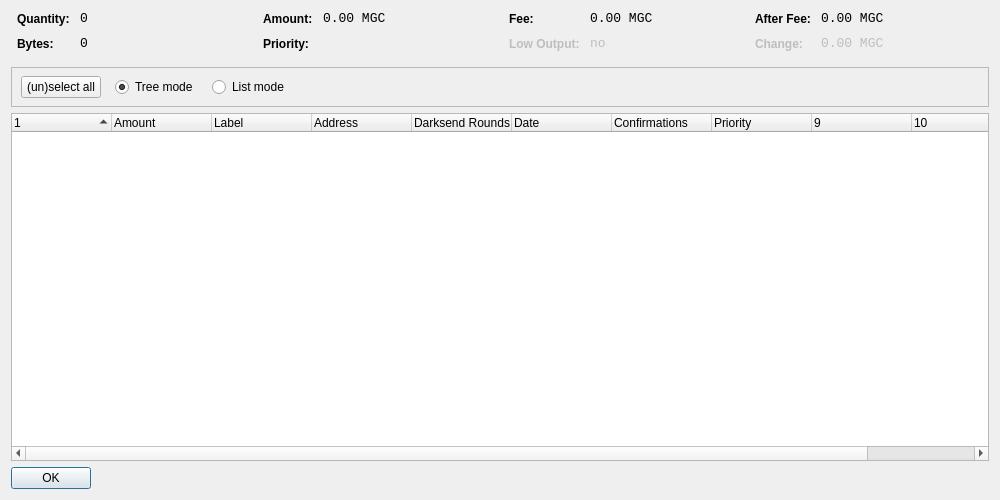
<?xml version="1.0" encoding="UTF-8"?>
<ui version="4.0">
 <class>CoinControlDialog</class>
 <widget class="QDialog" name="CoinControlDialog">
  <property name="geometry">
   <rect>
    <x>0</x>
    <y>0</y>
    <width>1000</width>
    <height>500</height>
   </rect>
  </property>
  <property name="windowTitle">
   <string>Coin Control</string>
  </property>
  <layout class="QVBoxLayout" name="verticalLayout">
   <item>
    <layout class="QHBoxLayout" name="horizontalLayoutTop" stretch="0,0,0,0">
     <property name="topMargin">
      <number>0</number>
     </property>
     <property name="bottomMargin">
      <number>10</number>
     </property>
     <item>
      <layout class="QFormLayout" name="formLayoutCoinControl1">
       <property name="horizontalSpacing">
        <number>10</number>
       </property>
       <property name="verticalSpacing">
        <number>10</number>
       </property>
       <property name="leftMargin">
        <number>6</number>
       </property>
       <property name="rightMargin">
        <number>6</number>
       </property>
       <item row="0" column="0">
        <widget class="QLabel" name="labelCoinControlQuantityText">
         <property name="styleSheet">
          <string notr="true">font-weight:bold;</string>
         </property>
         <property name="text">
          <string>Quantity:</string>
         </property>
        </widget>
       </item>
       <item row="0" column="1">
        <widget class="QLabel" name="labelCoinControlQuantity">
         <property name="font">
          <font>
           <family>Monospace</family>
           <pointsize>10</pointsize>
          </font>
         </property>
         <property name="cursor">
          <cursorShape>IBeamCursor</cursorShape>
         </property>
         <property name="contextMenuPolicy">
          <enum>Qt::ActionsContextMenu</enum>
         </property>
         <property name="text">
          <string notr="true">0</string>
         </property>
         <property name="textInteractionFlags">
          <set>Qt::LinksAccessibleByMouse|Qt::TextSelectableByKeyboard|Qt::TextSelectableByMouse</set>
         </property>
        </widget>
       </item>
       <item row="1" column="0">
        <widget class="QLabel" name="labelCoinControlBytesText">
         <property name="styleSheet">
          <string notr="true">font-weight:bold;</string>
         </property>
         <property name="text">
          <string>Bytes:</string>
         </property>
        </widget>
       </item>
       <item row="1" column="1">
        <widget class="QLabel" name="labelCoinControlBytes">
         <property name="font">
          <font>
           <family>Monospace</family>
           <pointsize>10</pointsize>
          </font>
         </property>
         <property name="cursor">
          <cursorShape>IBeamCursor</cursorShape>
         </property>
         <property name="contextMenuPolicy">
          <enum>Qt::ActionsContextMenu</enum>
         </property>
         <property name="text">
          <string notr="true">0</string>
         </property>
         <property name="textInteractionFlags">
          <set>Qt::LinksAccessibleByMouse|Qt::TextSelectableByKeyboard|Qt::TextSelectableByMouse</set>
         </property>
        </widget>
       </item>
      </layout>
     </item>
     <item>
      <layout class="QFormLayout" name="formLayoutCoinControl2">
       <property name="horizontalSpacing">
        <number>10</number>
       </property>
       <property name="verticalSpacing">
        <number>10</number>
       </property>
       <property name="leftMargin">
        <number>6</number>
       </property>
       <property name="rightMargin">
        <number>6</number>
       </property>
       <item row="0" column="0">
        <widget class="QLabel" name="labelCoinControlAmountText">
         <property name="styleSheet">
          <string notr="true">font-weight:bold;</string>
         </property>
         <property name="text">
          <string>Amount:</string>
         </property>
        </widget>
       </item>
       <item row="0" column="1">
        <widget class="QLabel" name="labelCoinControlAmount">
         <property name="font">
          <font>
           <family>Monospace</family>
           <pointsize>10</pointsize>
          </font>
         </property>
         <property name="cursor">
          <cursorShape>IBeamCursor</cursorShape>
         </property>
         <property name="contextMenuPolicy">
          <enum>Qt::ActionsContextMenu</enum>
         </property>
         <property name="text">
          <string notr="true">0.00 MGC</string>
         </property>
         <property name="textInteractionFlags">
          <set>Qt::LinksAccessibleByMouse|Qt::TextSelectableByKeyboard|Qt::TextSelectableByMouse</set>
         </property>
        </widget>
       </item>
       <item row="1" column="0">
        <widget class="QLabel" name="labelCoinControlPriorityText">
         <property name="styleSheet">
          <string notr="true">font-weight:bold;</string>
         </property>
         <property name="text">
          <string>Priority:</string>
         </property>
        </widget>
       </item>
       <item row="1" column="1">
        <widget class="QLabel" name="labelCoinControlPriority">
         <property name="font">
          <font>
           <family>Monospace</family>
           <pointsize>10</pointsize>
          </font>
         </property>
         <property name="cursor">
          <cursorShape>IBeamCursor</cursorShape>
         </property>
         <property name="contextMenuPolicy">
          <enum>Qt::ActionsContextMenu</enum>
         </property>
         <property name="text">
          <string/>
         </property>
         <property name="textInteractionFlags">
          <set>Qt::LinksAccessibleByMouse|Qt::TextSelectableByKeyboard|Qt::TextSelectableByMouse</set>
         </property>
        </widget>
       </item>
      </layout>
     </item>
     <item>
      <layout class="QFormLayout" name="formLayoutCoinControl3">
       <property name="horizontalSpacing">
        <number>10</number>
       </property>
       <property name="verticalSpacing">
        <number>10</number>
       </property>
       <property name="leftMargin">
        <number>6</number>
       </property>
       <property name="rightMargin">
        <number>6</number>
       </property>
       <item row="0" column="0">
        <widget class="QLabel" name="labelCoinControlFeeText">
         <property name="styleSheet">
          <string notr="true">font-weight:bold;</string>
         </property>
         <property name="text">
          <string>Fee:</string>
         </property>
        </widget>
       </item>
       <item row="0" column="1">
        <widget class="QLabel" name="labelCoinControlFee">
         <property name="font">
          <font>
           <family>Monospace</family>
           <pointsize>10</pointsize>
          </font>
         </property>
         <property name="cursor">
          <cursorShape>IBeamCursor</cursorShape>
         </property>
         <property name="contextMenuPolicy">
          <enum>Qt::ActionsContextMenu</enum>
         </property>
         <property name="text">
          <string notr="true">0.00 MGC</string>
         </property>
         <property name="textInteractionFlags">
          <set>Qt::LinksAccessibleByMouse|Qt::TextSelectableByKeyboard|Qt::TextSelectableByMouse</set>
         </property>
        </widget>
       </item>
       <item row="1" column="0">
        <widget class="QLabel" name="labelCoinControlLowOutputText">
         <property name="enabled">
          <bool>false</bool>
         </property>
         <property name="styleSheet">
          <string notr="true">font-weight:bold;</string>
         </property>
         <property name="text">
          <string>Low Output:</string>
         </property>
        </widget>
       </item>
       <item row="1" column="1">
        <widget class="QLabel" name="labelCoinControlLowOutput">
         <property name="enabled">
          <bool>false</bool>
         </property>
         <property name="font">
          <font>
           <family>Monospace</family>
           <pointsize>10</pointsize>
          </font>
         </property>
         <property name="cursor">
          <cursorShape>IBeamCursor</cursorShape>
         </property>
         <property name="contextMenuPolicy">
          <enum>Qt::ActionsContextMenu</enum>
         </property>
         <property name="text">
          <string notr="true">no</string>
         </property>
         <property name="textInteractionFlags">
          <set>Qt::LinksAccessibleByMouse|Qt::TextSelectableByKeyboard|Qt::TextSelectableByMouse</set>
         </property>
        </widget>
       </item>
      </layout>
     </item>
     <item>
      <layout class="QFormLayout" name="formLayoutCoinControl4">
       <property name="horizontalSpacing">
        <number>10</number>
       </property>
       <property name="verticalSpacing">
        <number>10</number>
       </property>
       <property name="leftMargin">
        <number>6</number>
       </property>
       <property name="rightMargin">
        <number>6</number>
       </property>
       <item row="0" column="0">
        <widget class="QLabel" name="labelCoinControlAfterFeeText">
         <property name="styleSheet">
          <string notr="true">font-weight:bold;</string>
         </property>
         <property name="text">
          <string>After Fee:</string>
         </property>
        </widget>
       </item>
       <item row="0" column="1">
        <widget class="QLabel" name="labelCoinControlAfterFee">
         <property name="font">
          <font>
           <family>Monospace</family>
           <pointsize>10</pointsize>
          </font>
         </property>
         <property name="cursor">
          <cursorShape>IBeamCursor</cursorShape>
         </property>
         <property name="contextMenuPolicy">
          <enum>Qt::ActionsContextMenu</enum>
         </property>
         <property name="text">
          <string notr="true">0.00 MGC</string>
         </property>
         <property name="textInteractionFlags">
          <set>Qt::LinksAccessibleByMouse|Qt::TextSelectableByKeyboard|Qt::TextSelectableByMouse</set>
         </property>
        </widget>
       </item>
       <item row="1" column="0">
        <widget class="QLabel" name="labelCoinControlChangeText">
         <property name="enabled">
          <bool>false</bool>
         </property>
         <property name="styleSheet">
          <string notr="true">font-weight:bold;</string>
         </property>
         <property name="text">
          <string>Change:</string>
         </property>
        </widget>
       </item>
       <item row="1" column="1">
        <widget class="QLabel" name="labelCoinControlChange">
         <property name="enabled">
          <bool>false</bool>
         </property>
         <property name="font">
          <font>
           <family>Monospace</family>
           <pointsize>10</pointsize>
          </font>
         </property>
         <property name="cursor">
          <cursorShape>IBeamCursor</cursorShape>
         </property>
         <property name="contextMenuPolicy">
          <enum>Qt::ActionsContextMenu</enum>
         </property>
         <property name="text">
          <string notr="true">0.00 MGC</string>
         </property>
         <property name="textInteractionFlags">
          <set>Qt::LinksAccessibleByMouse|Qt::TextSelectableByKeyboard|Qt::TextSelectableByMouse</set>
         </property>
        </widget>
       </item>
      </layout>
     </item>
    </layout>
   </item>
   <item>
    <widget class="QFrame" name="frame">
     <property name="minimumSize">
      <size>
       <width>0</width>
       <height>40</height>
      </size>
     </property>
     <property name="frameShape">
      <enum>QFrame::StyledPanel</enum>
     </property>
     <property name="frameShadow">
      <enum>QFrame::Sunken</enum>
     </property>
     <widget class="QWidget" name="horizontalLayoutWidget">
      <property name="geometry">
       <rect>
        <x>10</x>
        <y>0</y>
        <width>781</width>
        <height>41</height>
       </rect>
      </property>
      <layout class="QHBoxLayout" name="horizontalLayoutPanel" stretch="0,0,0,0,0">
       <property name="spacing">
        <number>14</number>
       </property>
       <item>
        <widget class="QPushButton" name="pushButtonSelectAll">
         <property name="sizePolicy">
          <sizepolicy hsizetype="Maximum" vsizetype="Fixed">
           <horstretch>0</horstretch>
           <verstretch>0</verstretch>
          </sizepolicy>
         </property>
         <property name="text">
          <string>(un)select all</string>
         </property>
        </widget>
       </item>
       <item>
        <widget class="QRadioButton" name="radioTreeMode">
         <property name="sizePolicy">
          <sizepolicy hsizetype="Maximum" vsizetype="Fixed">
           <horstretch>0</horstretch>
           <verstretch>0</verstretch>
          </sizepolicy>
         </property>
         <property name="text">
          <string>Tree mode</string>
         </property>
         <property name="checked">
          <bool>true</bool>
         </property>
        </widget>
       </item>
       <item>
        <widget class="QRadioButton" name="radioListMode">
         <property name="sizePolicy">
          <sizepolicy hsizetype="Maximum" vsizetype="Fixed">
           <horstretch>0</horstretch>
           <verstretch>0</verstretch>
          </sizepolicy>
         </property>
         <property name="text">
          <string>List mode</string>
         </property>
        </widget>
       </item>
       <item>
        <spacer name="horizontalSpacer">
         <property name="orientation">
          <enum>Qt::Horizontal</enum>
         </property>
         <property name="sizeHint" stdset="0">
          <size>
           <width>40</width>
           <height>20</height>
          </size>
         </property>
        </spacer>
       </item>
      </layout>
     </widget>
    </widget>
   </item>
   <item>
    <widget class="CoinControlTreeWidget" name="treeWidget">
     <property name="contextMenuPolicy">
      <enum>Qt::CustomContextMenu</enum>
     </property>
     <property name="sortingEnabled">
      <bool>false</bool>
     </property>
     <property name="columnCount">
      <number>11</number>
     </property>
     <attribute name="headerShowSortIndicator" stdset="0">
      <bool>true</bool>
     </attribute>
     <attribute name="headerStretchLastSection">
      <bool>false</bool>
     </attribute>
     <column>
      <property name="text">
       <string/>
      </property>
     </column>
     <column>
      <property name="text">
       <string>Amount</string>
      </property>
     </column>
     <column>
      <property name="text">
       <string>Label</string>
      </property>
     </column>
     <column>
      <property name="text">
       <string>Address</string>
      </property>
     </column>
     <column>
      <property name="text">
       <string>Darksend Rounds</string>
      </property>
    </column>
     <column>
      <property name="text">
       <string>Date</string>
      </property>
     </column>
     <column>
      <property name="text">
       <string>Confirmations</string>
      </property>
      <property name="toolTip">
       <string>Confirmed</string>
      </property>
     </column>
     <column>
      <property name="text">
       <string>Priority</string>
      </property>
     </column>
     <column>
      <property name="text">
       <string/>
      </property>
     </column>
     <column>
      <property name="text">
       <string/>
      </property>
     </column>
     <column>
      <property name="text">
       <string/>
      </property>
     </column>
     <column>
      <property name="text">
       <string/>
      </property>
     </column>
    </widget>
   </item>
   <item>
    <widget class="QDialogButtonBox" name="buttonBox">
     <property name="sizePolicy">
      <sizepolicy hsizetype="Maximum" vsizetype="Fixed">
       <horstretch>0</horstretch>
       <verstretch>0</verstretch>
      </sizepolicy>
     </property>
     <property name="orientation">
      <enum>Qt::Horizontal</enum>
     </property>
     <property name="standardButtons">
      <set>QDialogButtonBox::Ok</set>
     </property>
    </widget>
   </item>
  </layout>
 </widget>
 <customwidgets>
  <customwidget>
   <class>CoinControlTreeWidget</class>
   <extends>QTreeWidget</extends>
   <header>coincontroltreewidget.h</header>
  </customwidget>
 </customwidgets>
 <resources/>
 <connections/>
</ui>
